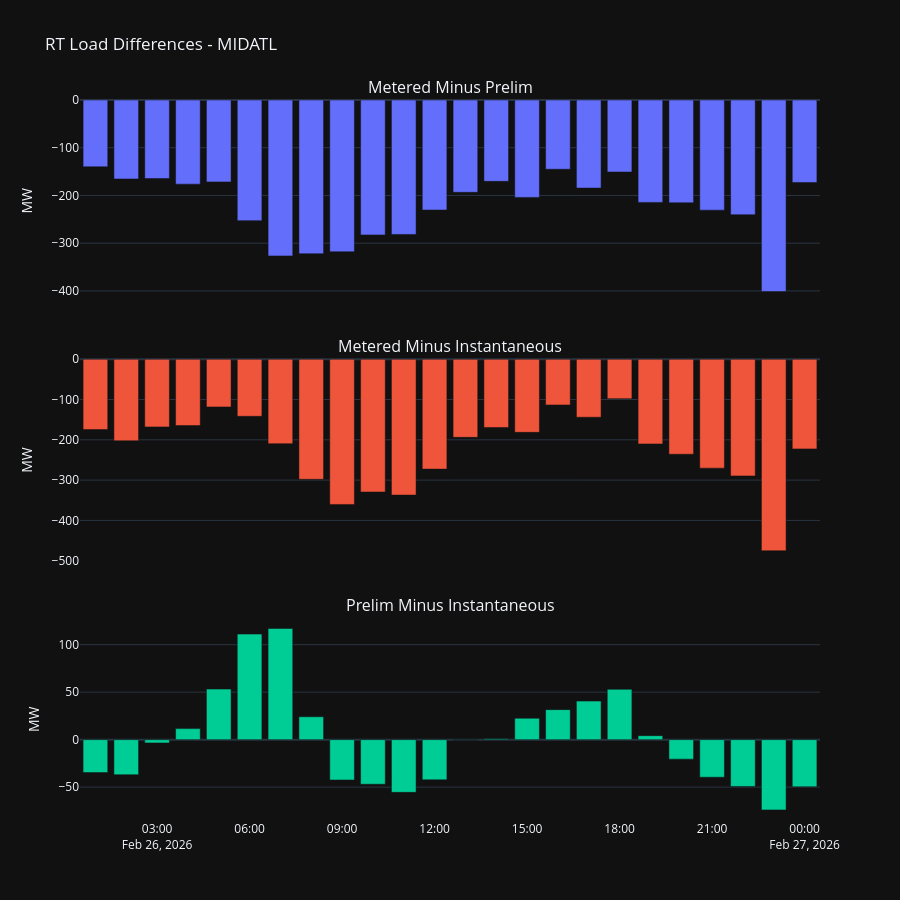
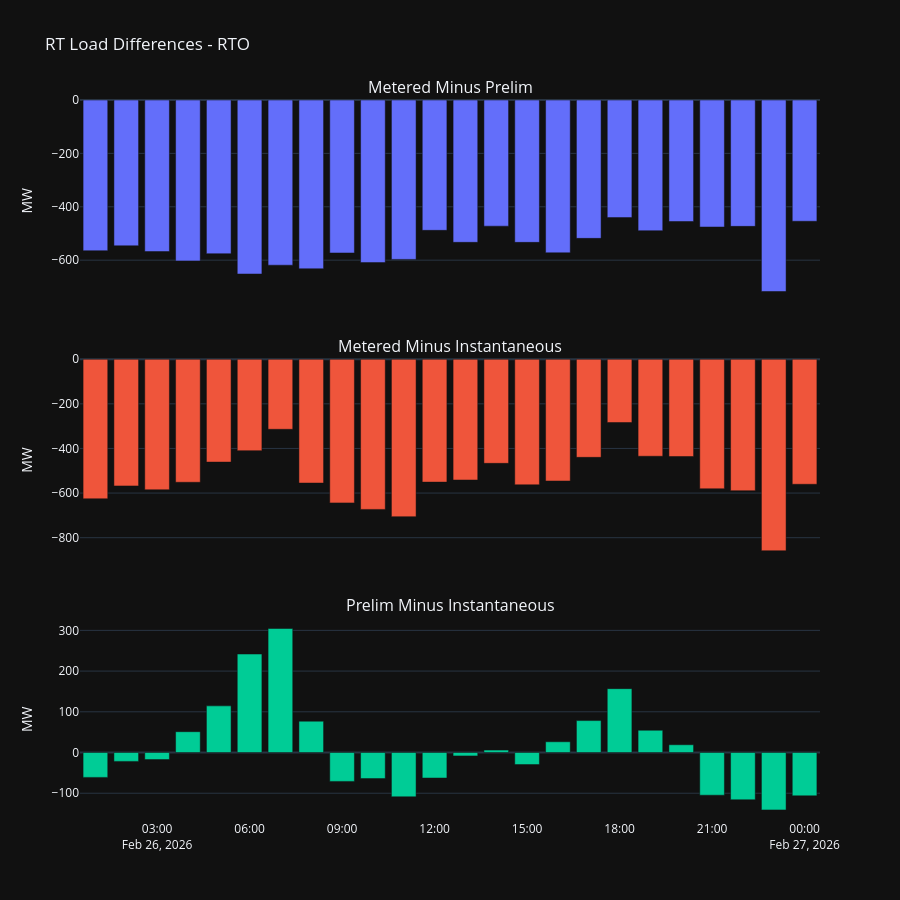
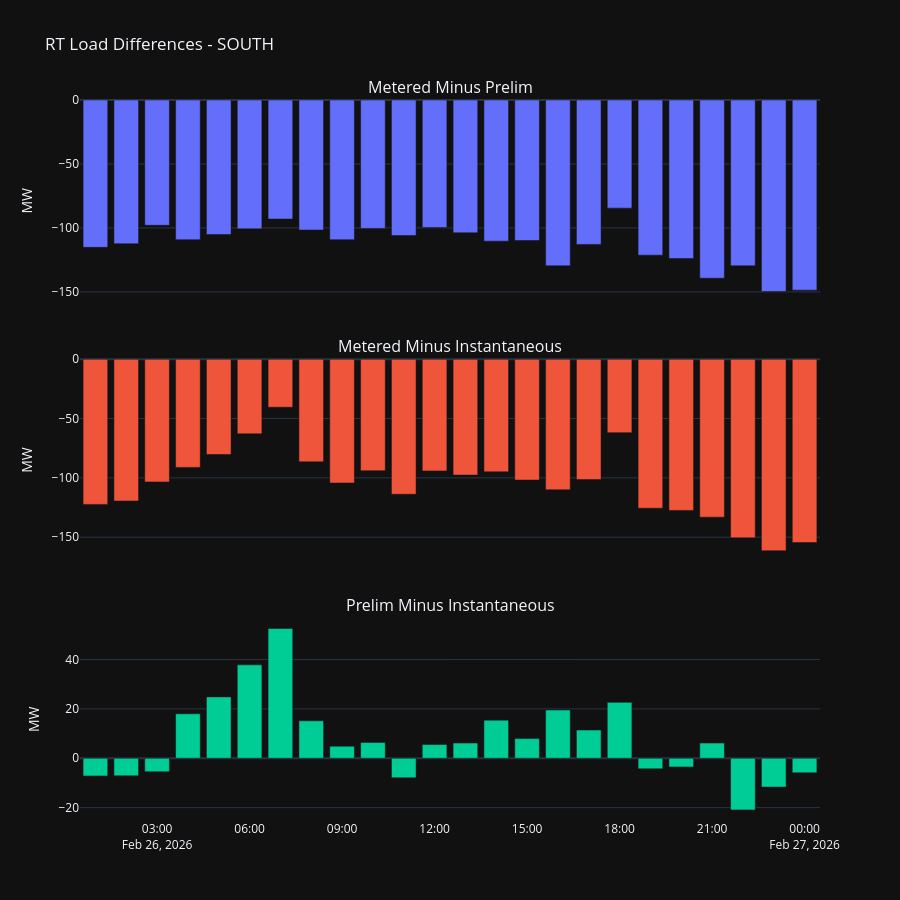
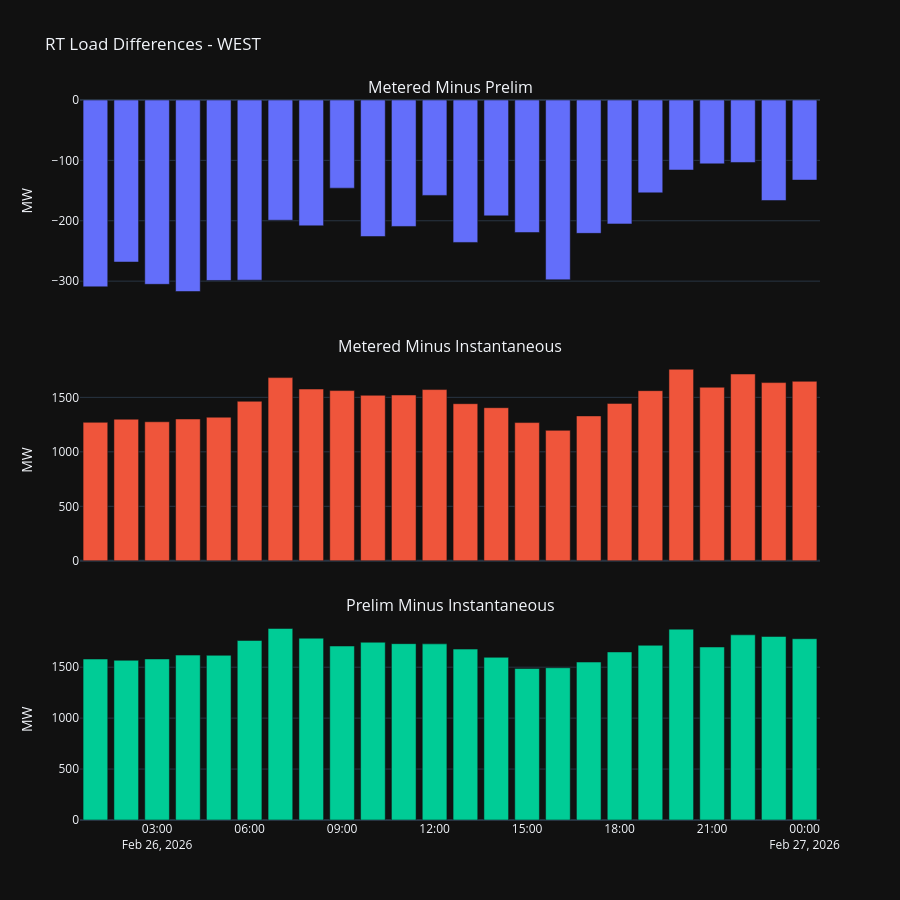

The cell these charts' notebook holds for them, in order:
### Code cell
# Plot differences per region
diff_cols = [c for c in df_pivot.columns if "minus" in c]

for region in sorted(df_pivot["region"].unique()):
    df_r = df_pivot[df_pivot["region"] == region]

    if not diff_cols:
        print(f"No overlapping load types to compare for {region}")
        continue

    fig = make_subplots(
        rows=len(diff_cols), cols=1,
        shared_xaxes=True,
        subplot_titles=[c.replace("_", " ").title() for c in diff_cols],
        vertical_spacing=0.08,
    )

    for i, col in enumerate(diff_cols, start=1):
        fig.add_trace(
            go.Bar(
                x=df_r["datetime"],
                y=df_r[col],
                name=col.replace("_", " ").title(),
            ),
            row=i, col=1,
        )
        fig.update_yaxes(title_text="MW", row=i, col=1)

    fig.update_layout(
        title=f"RT Load Differences - {region}",
        template="plotly_dark",
        height=300 * len(diff_cols),
        showlegend=False,
    )
    fig.show()
